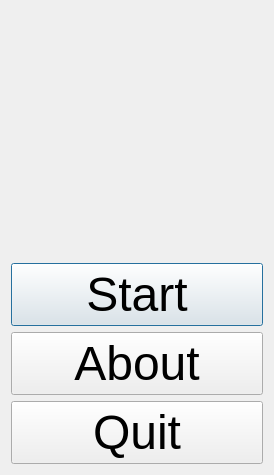
<?xml version="1.0" encoding="UTF-8"?>
<ui version="4.0">
 <class>QtToolSurfacePlotterMenuDialog</class>
 <widget class="QDialog" name="QtToolSurfacePlotterMenuDialog">
  <property name="geometry">
   <rect>
    <x>0</x>
    <y>0</y>
    <width>274</width>
    <height>475</height>
   </rect>
  </property>
  <property name="font">
   <font>
    <pointsize>36</pointsize>
   </font>
  </property>
  <property name="windowTitle">
   <string>SurfacePlotter</string>
  </property>
  <property name="windowIcon">
   <iconset resource="ToolSurfacePlotter.qrc">
    <normaloff>:/images/R.png</normaloff>:/images/R.png</iconset>
  </property>
  <layout class="QVBoxLayout" name="verticalLayout">
   <item>
    <widget class="QLabel" name="label_2">
     <property name="text">
      <string/>
     </property>
     <property name="pixmap">
      <pixmap resource="ToolSurfacePlotter.qrc">:/images/ToolSurfacePlotterMenuImage.png</pixmap>
     </property>
     <property name="alignment">
      <set>Qt::AlignCenter</set>
     </property>
    </widget>
   </item>
   <item>
    <widget class="QPushButton" name="button_start">
     <property name="text">
      <string>Start</string>
     </property>
    </widget>
   </item>
   <item>
    <widget class="QPushButton" name="button_about">
     <property name="text">
      <string>About</string>
     </property>
    </widget>
   </item>
   <item>
    <widget class="QPushButton" name="button_quit">
     <property name="text">
      <string>Quit</string>
     </property>
    </widget>
   </item>
  </layout>
 </widget>
 <layoutdefault spacing="6" margin="11"/>
 <resources>
  <include location="ToolSurfacePlotter.qrc"/>
 </resources>
 <connections/>
</ui>
